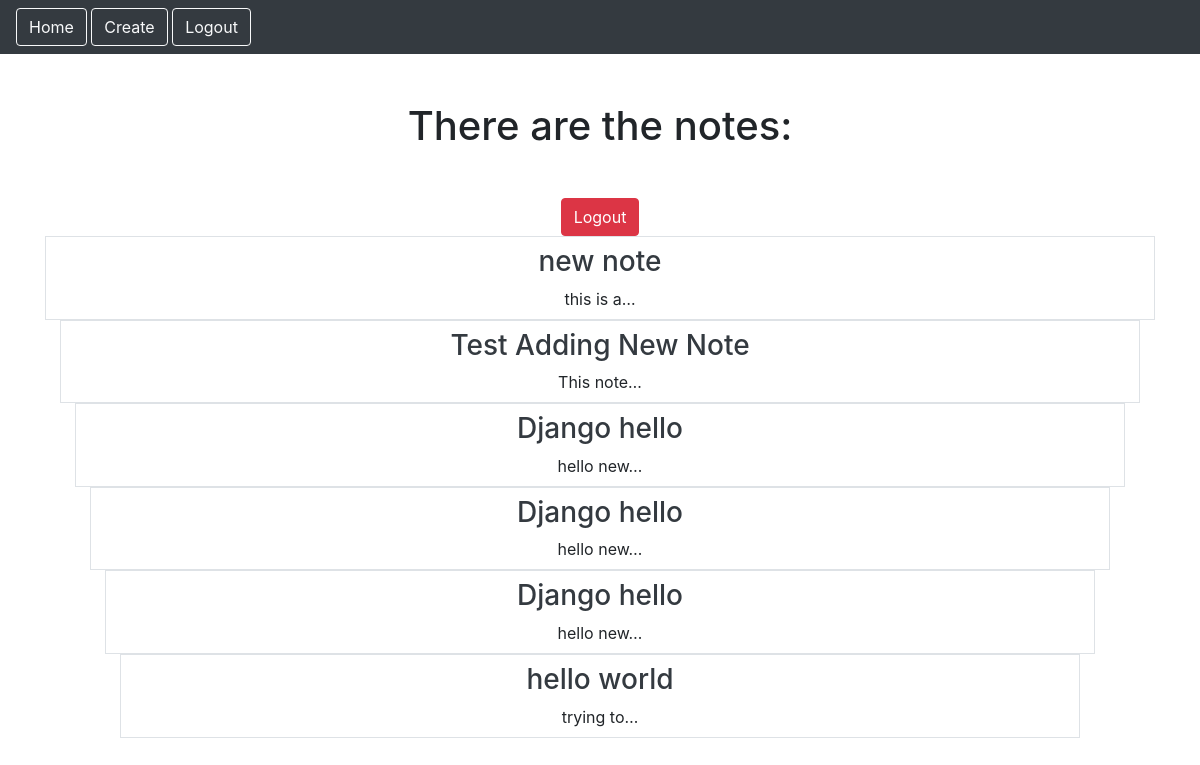
Page /smart/notes (signed in) on the earlier database version.
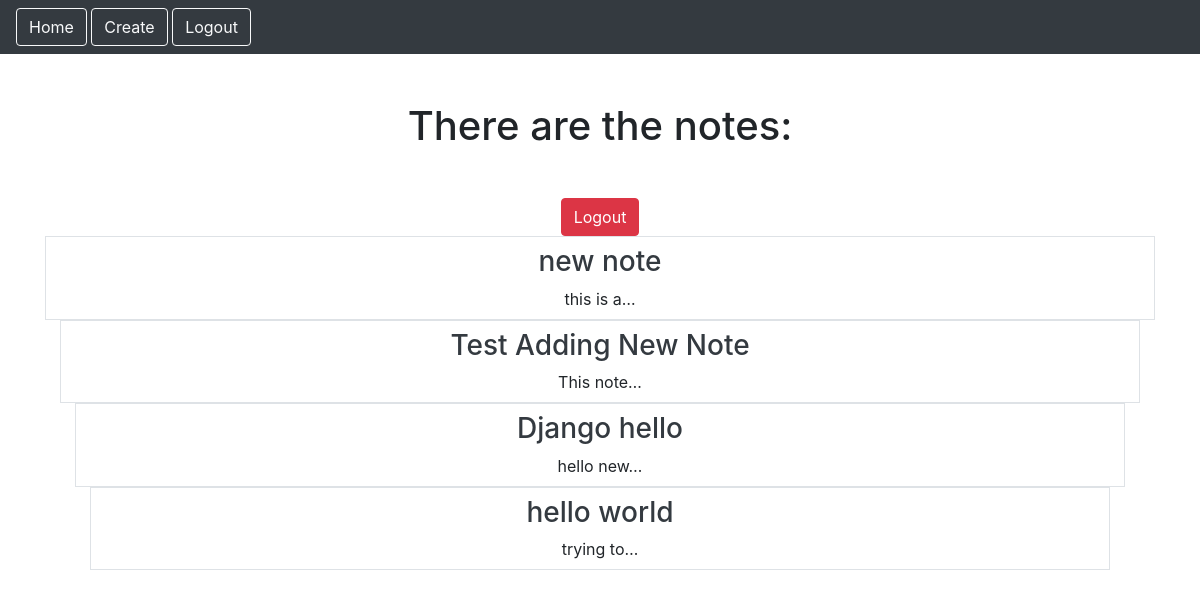
Same page on the later database version.
### notes/models.py (models this page shows)
class Notes(models.Model):
    title = models.CharField(max_length=200)
    text = models.TextField()
    created = models.DateTimeField(auto_now_add=True)
    user = models.ForeignKey(User, on_delete=models.CASCADE, related_name="notes")

### notes/views.py (the view)
# urls.py: path('notes', views.NotesListView.as_view(), name="notes.list"),
class NotesListView(LoginRequiredMixin, ListView):
    model = Notes
    context_object_name = "notes"
    template_name = "notes/notes_list.html"
    login_url = "/admin"
    def get_queryset(self):
        return self.request.user.notes.all()  # type: ignore

### notes/templates/notes/notes_list.html
{% extends "base.html" %}
{% block content %}
  <h1 class="my-5">There are the notes:</h1>
  <a href="{%  url 'logout' %}"  class="btn btn-danger">Logout</a>
  <div class="row row-cols4 g-2">
    {% for note in notes %}
    <div class="col">
      <div class="p-2 border">
        <a href="{% url 'notes.detail' pk=note.id%}" class="text-dark text-decoration-none">
          <h3>{{note.title}}</h3>
        </a>
        {{note.text|truncatechars:10}}
      </div>
      {% endfor %}
    </div>
  </div>
{% endblock%}

Differences in the rows shown:
removed Notes: title "Django hello", text "hello new…"
removed Notes: title "Django hello", text "hello new…"
